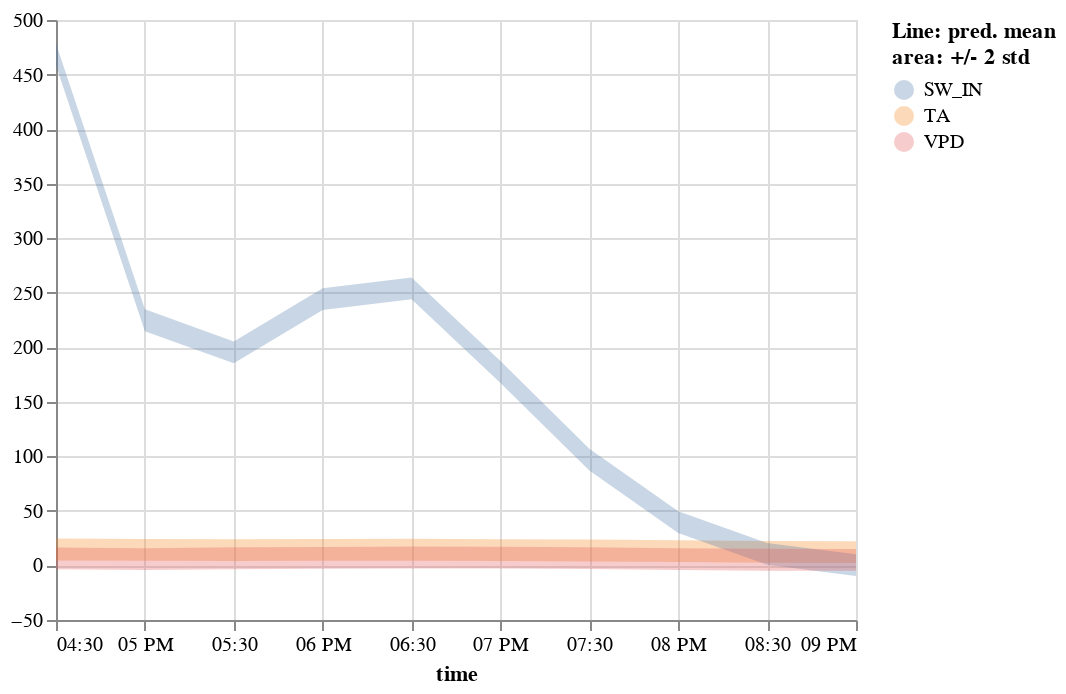

Notebook cell for this chart:
### Code cell
plot_error(m_df.tidy().assign(std=5))

### Figure 1 — Vega-Lite specification as saved in the notebook (floating-point values rounded to 4 significant figures)
{"config": {"view": {"continuousWidth": 400, "continuousHeight": 300}}, "data": {"name": "data-3e9fa0af9a02d4afccf35c1ba0bd0673"}, "mark": "errorband", "encoding": {"color": {"field": "variable", "legend": {"title": ["Line: pred. mean", "area: +/- 2 std"]}, "type": "nominal"}, "x": {"field": "time", "type": "temporal"}, "y": {"field": "err_low", "scale": {"zero": false}, "title": "", "type": "quantitative"}, "y2": {"field": "err_high"}}, "params": [{"name": "param_34", "select": {"type": "interval"}, "bind": "scales"}], "$schema": "https://vega.github.io/schema/vega-lite/v5.2.0.json", "datasets": {"data-3e9fa0af9a02d4afccf35c1ba0bd0673": [{"time": "2000-06-15T16:30:00", "variable": "TA", "value": 14.65, "is_present": false, "std": 5, "err_low": 4.65, "err_high": 24.65}, {"time": "2000-06-15T17:00:00", "variable": "TA", "value": 14.22, "is_present": false, "std": 5, "err_low": 4.22, "err_high": 24.22}, {"time": "2000-06-15T17:30:00", "variable": "TA", "value": 14.11, "is_present": false, "std": 5, "err_low": 4.11, "err_high": 24.11}, {"time": "2000-06-15T18:00:00", "variable": "TA", "value": 14.23, "is_present": false, "std": 5, "err_low": 4.23, "err_high": 24.23}, {"time": "2000-06-15T18:30:00", "variable": "TA", "value": 14.4, "is_present": false, "std": 5, "err_low": 4.4, "err_high": 24.4}, {"time": "2000-06-15T19:00:00", "variable": "TA", "value": 14.09, "is_present": true, "std": 5, "err_low": 4.09, "err_high": 24.09}, {"time": "2000-06-15T19:30:00", "variable": "TA", "value": 13.71, "is_present": true, "std": 5, "err_low": 3.71, "err_high": 23.71}, {"time": "2000-06-15T20:00:00", "variable": "TA", "value": 13.08, "is_present": true, "std": 5, "err_low": 3.08, "err_high": 23.08}, {"time": "2000-06-15T20:30:00", "variable": "TA", "value": 12.41, "is_present": true, "std": 5, "err_low": 2.41, "err_high": 22.41}, {"time": "2000-06-15T21:00:00", "variable": "TA", "value": 12.27, "is_present": true, "std": 5, "err_low": 2.27, "err_high": 22.27}, {"time": "2000-06-15T16:30:00", "variable": "SW_IN", "value": 468.2, "is_present": true, "std": 5, "err_low": 458.2, "err_high": 478.2}, {"time": "2000-06-15T17:00:00", "variable": "SW_IN", "value": 224.8, "is_present": true, "std": 5, "err_low": 214.8, "err_high": 234.8}, {"time": "2000-06-15T17:30:00", "variable": "SW_IN", "value": 195.3, "is_present": true, "std": 5, "err_low": 185.3, "err_high": 205.3}, {"time": "2000-06-15T18:00:00", "variable": "SW_IN", "value": 244.2, "is_present": true, "std": 5, "err_low": 234.2, "err_high": 254.2}, {"time": "2000-06-15T18:30:00", "variable": "SW_IN", "value": 253.9, "is_present": true, "std": 5, "err_low": 243.9, "err_high": 263.9}, {"time": "2000-06-15T19:00:00", "variable": "SW_IN", "value": 177.3, "is_present": true, "std": 5, "err_low": 167.3, "err_high": 187.3}, {"time": "2000-06-15T19:30:00", "variable": "SW_IN", "value": 97.07, "is_present": true, "std": 5, "err_low": 87.07, "err_high": 107.1}, {"time": "2000-06-15T20:00:00", "variable": "SW_IN", "value": 39.71, "is_present": true, "std": 5, "err_low": 29.71, "err_high": 49.71}, {"time": "2000-06-15T20:30:00", "variable": "SW_IN", "value": 10.65, "is_present": true, "std": 5, "err_low": 0.65, "err_high": 20.65}, {"time": "2000-06-15T21:00:00", "variable": "SW_IN", "value": 0.32, "is_present": true, "std": 5, "err_low": -9.68, "err_high": 10.32}, {"time": "2000-06-15T16:30:00", "variable": "VPD", "value": 6.454, "is_present": false, "std": 5, "err_low": -3.546, "err_high": 16.45}, {"time": "2000-06-15T17:00:00", "variable": "VPD", "value": 5.799, "is_present": false, "std": 5, "err_low": -4.201, "err_high": 15.8}, {"time": "2000-06-15T17:30:00", "variable": "VPD", "value": 6.577, "is_present": false, "std": 5, "err_low": -3.423, "err_high": 16.58}, {"time": "2000-06-15T18:00:00", "variable": "VPD", "value": 6.931, "is_present": false, "std": 5, "err_low": -3.069, "err_high": 16.93}, {"time": "2000-06-15T18:30:00", "variable": "VPD", "value": 7.286, "is_present": false, "std": 5, "err_low": -2.714, "err_high": 17.29}, {"time": "2000-06-15T19:00:00", "variable": "VPD", "value": 7.251, "is_present": true, "std": 5, "err_low": -2.749, "err_high": 17.25}, {"time": "2000-06-15T19:30:00", "variable": "VPD", "value": 6.683, "is_present": true, "std": 5, "err_low": -3.317, "err_high": 16.68}, {"time": "2000-06-15T20:00:00", "variable": "VPD", "value": 5.851, "is_present": true, "std": 5, "err_low": -4.149, "err_high": 15.85}, {"time": "2000-06-15T20:30:00", "variable": "VPD", "value": 5.254, "is_present": true, "std": 5, "err_low": -4.746, "err_high": 15.25}, {"time": "2000-06-15T21:00:00", "variable": "VPD", "value": 5.164, "is_present": true, "std": 5, "err_low": -4.836, "err_high": 15.16}]}}
